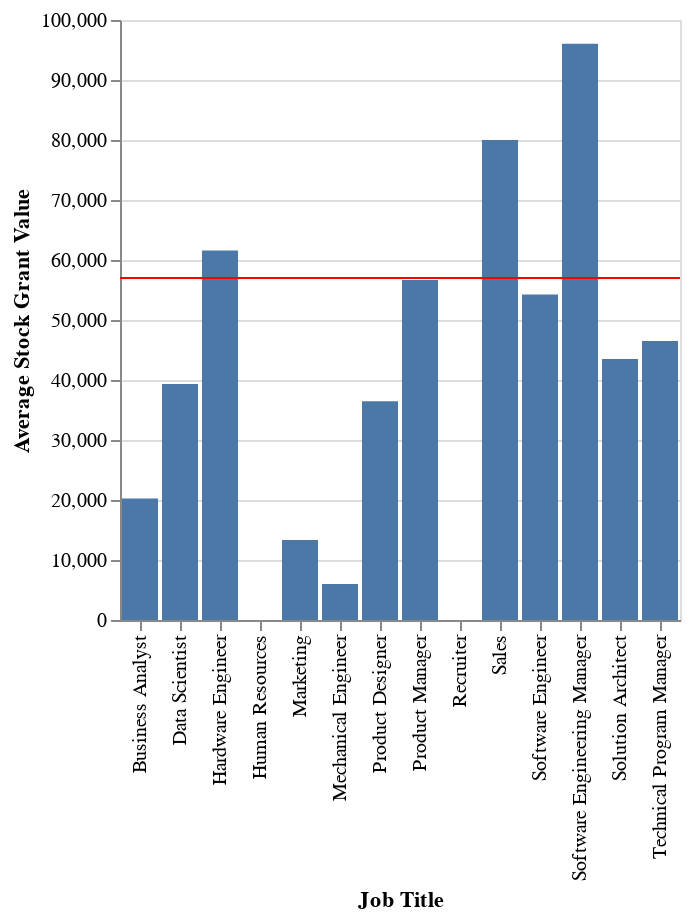

This figure's notebook cell:
### Code cell
chart_stock + rule2

### Figure 1 — Vega-Lite specification as saved in the notebook (floating-point values rounded to 4 significant figures; data arrays with more than 128 entries replaced by an {"elided": "..."} marker saying what was removed)
{"config": {"view": {"continuousWidth": 400, "continuousHeight": 300}}, "layer": [{"data": {"name": "data-669f10446b31cdcd0589b1c8681c524c"}, "mark": "bar", "encoding": {"x": {"type": "nominal", "axis": {"title": "Job Title"}, "field": "title"}, "y": {"type": "quantitative", "aggregate": "mean", "axis": {"title": "Average Stock Grant Value"}, "field": "stockgrantvalue"}}}, {"data": {"name": "data-669f10446b31cdcd0589b1c8681c524c"}, "mark": {"type": "rule", "color": "red"}, "encoding": {"y": {"type": "quantitative", "aggregate": "mean", "field": "stockgrantvalue"}}}], "$schema": "https://vega.github.io/schema/vega-lite/v4.8.1.json", "datasets": {"data-669f10446b31cdcd0589b1c8681c524c": {"elided": "5000 records"}}}
